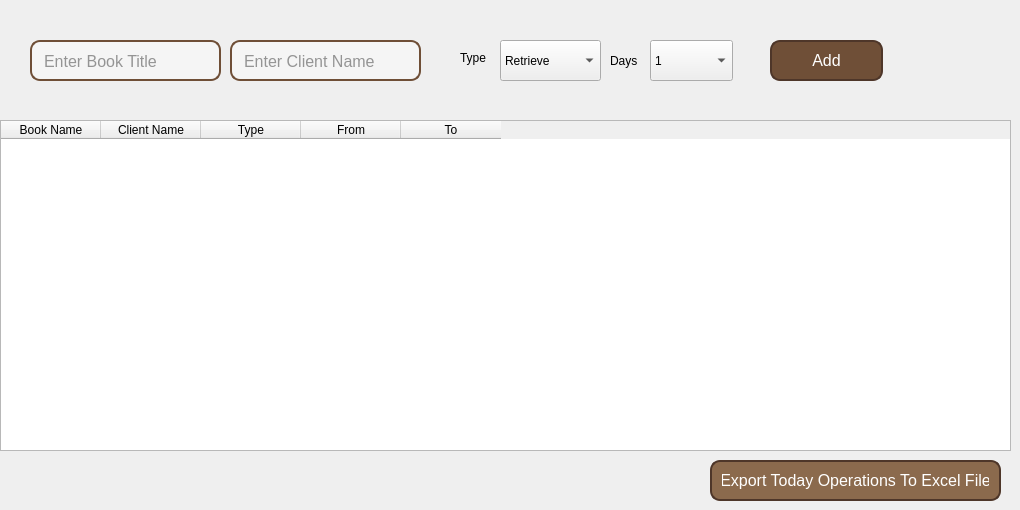
    <widget class="QWidget" name="tab">
     <attribute name="title">
      <string>Tab 1</string>
     </attribute>
     <widget class="QTableWidget" name="tableWidget">
      <property name="geometry">
       <rect>
        <x>0</x>
        <y>120</y>
        <width>1011</width>
        <height>331</height>
       </rect>
      </property>
      <column>
       <property name="text">
        <string>Book Name</string>
       </property>
      </column>
      <column>
       <property name="text">
        <string>Client Name</string>
       </property>
      </column>
      <column>
       <property name="text">
        <string>Type</string>
       </property>
      </column>
      <column>
       <property name="text">
        <string>From</string>
       </property>
      </column>
      <column>
       <property name="text">
        <string>To</string>
       </property>
      </column>
     </widget>
     <widget class="QPushButton" name="pushButton_6">
      <property name="geometry">
       <rect>
        <x>770</x>
        <y>40</y>
        <width>113</width>
        <height>41</height>
       </rect>
      </property>
      <property name="styleSheet">
       <string notr="true">QPushButton {
    background-color: #6F4F37; /* кофейный цвет */
    color: white;
    border: 2px solid #4E3629;
    border-radius: 10px;
    font-size: 16px;
    padding: 10px;
}

QPushButton:hover {
    background-color: #7F5B3C; /* немного более светлый оттенок для hover */
}</string>
      </property>
      <property name="text">
       <string>Add</string>
      </property>
     </widget>
     <widget class="QLineEdit" name="lineEdit">
      <property name="geometry">
       <rect>
        <x>30</x>
        <y>40</y>
        <width>191</width>
        <height>41</height>
       </rect>
      </property>
      <property name="styleSheet">
       <string notr="true">QLineEdit {
    background-color: #f5f5f5; /* Светлый фон */
    border: 2px solid #6F4F37; /* Кофейная граница */
    border-radius: 10px; /* Скругленные углы */
    padding: 10px;
    font-size: 16px;
    color: #333; /* Темный цвет текста */
}
QLineEdit:focus {
    border: 2px solid #7F5B3C; /* Изменение границы при фокусе */
}</string>
      </property>
      <property name="placeholderText">
       <string>Enter Book Title</string>
      </property>
     </widget>
     <widget class="QComboBox" name="comboBox">
      <property name="geometry">
       <rect>
        <x>500</x>
        <y>40</y>
        <width>101</width>
        <height>41</height>
       </rect>
      </property>
      <item>
       <property name="text">
        <string>Retrieve</string>
       </property>
      </item>
      <item>
       <property name="text">
        <string>rent</string>
       </property>
      </item>
     </widget>
     <widget class="QComboBox" name="comboBox_2">
      <property name="geometry">
       <rect>
        <x>650</x>
        <y>40</y>
        <width>83</width>
        <height>41</height>
       </rect>
      </property>
      <item>
       <property name="text">
        <string>1</string>
       </property>
      </item>
      <item>
       <property name="text">
        <string>2</string>
       </property>
      </item>
      <item>
       <property name="text">
        <string>3</string>
       </property>
      </item>
      <item>
       <property name="text">
        <string>4</string>
       </property>
      </item>
      <item>
       <property name="text">
        <string>5</string>
       </property>
      </item>
      <item>
       <property name="text">
        <string>6</string>
       </property>
      </item>
      <item>
       <property name="text">
        <string>7</string>
       </property>
      </item>
      <item>
       <property name="text">
        <string>8</string>
       </property>
      </item>
      <item>
       <property name="text">
        <string>9</string>
       </property>
      </item>
      <item>
       <property name="text">
        <string>10</string>
       </property>
      </item>
     </widget>
     <widget class="QLabel" name="label">
      <property name="geometry">
       <rect>
        <x>460</x>
        <y>50</y>
        <width>41</width>
        <height>16</height>
       </rect>
      </property>
      <property name="text">
       <string>Type</string>
      </property>
     </widget>
     <widget class="QLabel" name="label_2">
      <property name="geometry">
       <rect>
        <x>610</x>
        <y>50</y>
        <width>41</width>
        <height>21</height>
       </rect>
      </property>
      <property name="text">
       <string>Days</string>
      </property>
     </widget>
     <widget class="QLineEdit" name="lineEdit_29">
      <property name="geometry">
       <rect>
        <x>230</x>
        <y>40</y>
        <width>191</width>
        <height>41</height>
       </rect>
      </property>
      <property name="styleSheet">
       <string notr="true">QLineEdit {
    background-color: #f5f5f5; /* Светлый фон */
    border: 2px solid #6F4F37; /* Кофейная граница */
    border-radius: 10px; /* Скругленные углы */
    padding: 10px;
    font-size: 16px;
    color: #333; /* Темный цвет текста */
}
QLineEdit:focus {
    border: 2px solid #7F5B3C; /* Изменение границы при фокусе */
}</string>
      </property>
      <property name="placeholderText">
       <string>Enter Client Name</string>
      </property>
     </widget>
     <widget class="QPushButton" name="pushButton_29">
      <property name="geometry">
       <rect>
        <x>710</x>
        <y>460</y>
        <width>291</width>
        <height>41</height>
       </rect>
      </property>
      <property name="styleSheet">
       <string notr="true">QPushButton {
    background-color: #8B6A4D; /* более светлый кофейный цвет */
    color: white;
    border: 2px solid #4E3629;
    border-radius: 10px;
    font-size: 16px;
    padding: 10px;
}

QPushButton:hover {
    background-color: #9C7A5C; /* светлый оттенок для hover */
}</string>
      </property>
      <property name="text">
       <string>Export Today Operations To Excel File</string>
      </property>
     </widget>
    </widget>
